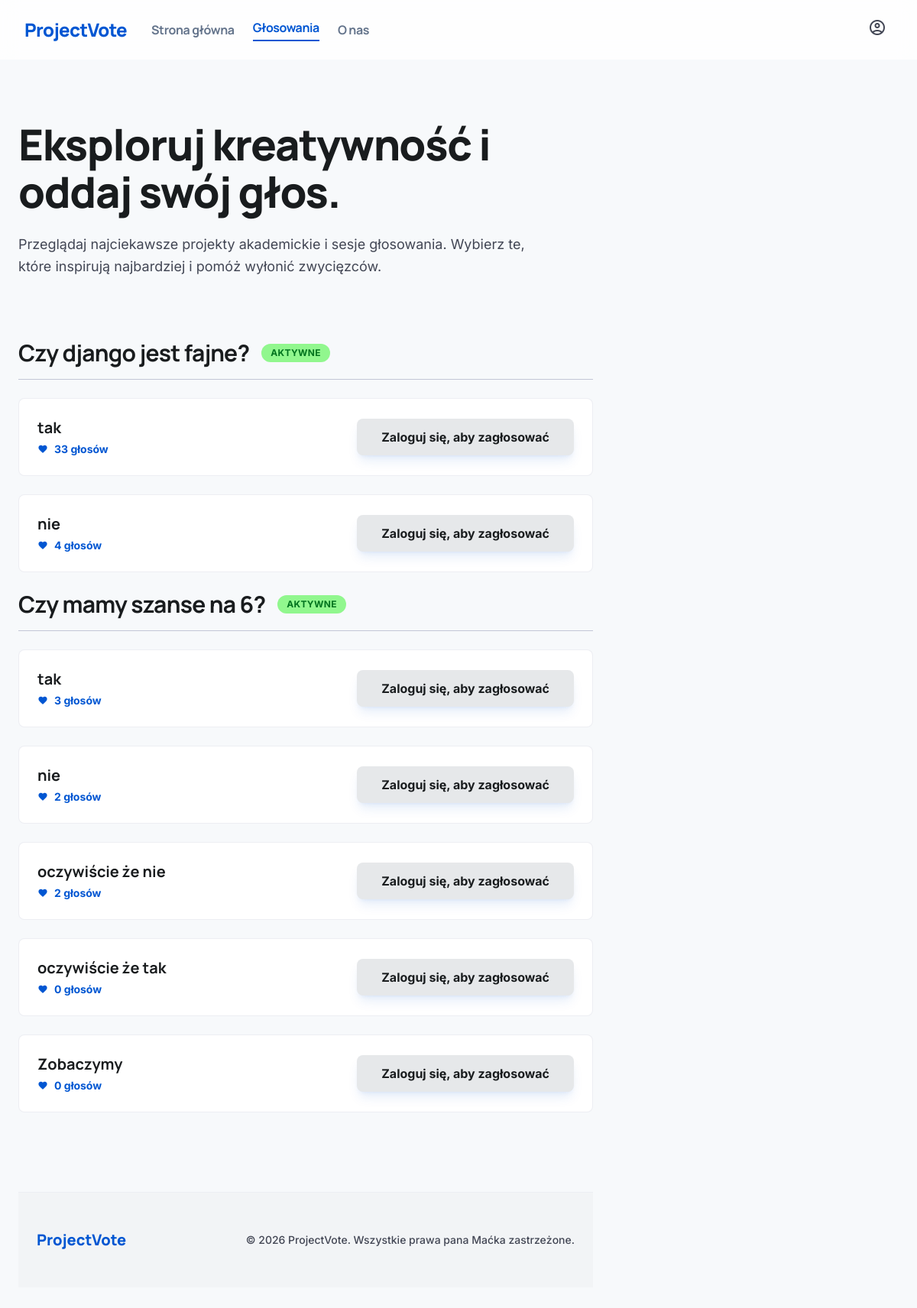
Screenshot of /glosowania/ with the database file from the repository.
### apka/models.py (models this page shows, shortened)
class VotingSession(models.Model):
    name = models.CharField(max_length=100)
    is_active = models.BooleanField(default=True)

class Choice(models.Model):
    session = models.ForeignKey(VotingSession, on_delete=models.CASCADE, related_name="choices")
    text = models.CharField(max_length=100)
    votes = models.IntegerField(default=0)

### apka/views.py (the view)
# urls.py: path('glosowania/', views.glosowania, name='glosowania'),
def glosowania(request):
    sessions = VotingSession.objects.prefetch_related('choices').all()
    voted_session_ids = []
    if request.user.is_authenticated:
        voted_session_ids = list(Vote.objects.filter(user=request.user).values_list('session_id', flat=True))
    return render(request, 'glosowania.html', {
        'sessions': sessions,
        'voted_session_ids': voted_session_ids,
    })

### templates/glosowania.html (shortened to what this page needs)
{% extends "base.html" %}
{% block navigation %}
<a class="text-slate-500 dark:text-slate-400 hover:text-primary font-['Manrope'] font-bold tracking-tight transition-colors duration-200" href="/home">Strona główna</a>
<a class="text-primary dark:text-blue-400 border-b-2 border-primary pb-1 font-['Manrope'] font-bold tracking-tight" href="#">Głosowania</a>
<a class="text-slate-500 dark:text-slate-400 hover:text-primary font-['Manrope'] font-bold tracking-tight transition-colors duration-200" href="/onas">O nas</a>
{% endblock %}
{% block body %}
<main class="flex-grow max-w-7xl mx-auto w-full px-6 py-12 md:py-20">
<section class="mb-20">
<div class="max-w-3xl">
<h1 class="text-editorial-lg font-extrabold text-on-surface mb-6 tracking-tight">Eksploruj kreatywność i oddaj swój głos.</h1>
<p class="text-on-surface-variant text-lg leading-relaxed max-w-2xl">
                    Przeglądaj najciekawsze projekty akademickie i sesje głosowania. Wybierz te, które inspirują najbardziej i pomóż wyłonić zwycięzców.
                </p>
</div>
</section>
<div class="grid grid-cols-1 lg:grid-cols-12 gap-12 items-start">
<div class="lg:col-span-8 space-y-12">
{% for session in sessions %}
    <section class="space-y-6">
        <div class="flex justify-between items-end border-b border-outline-variant pb-4">
        <div class="flex items-center gap-4">
        <h2 class="text-3xl font-bold tracking-tight">{{ session.name }}</h2>
        {% if session.is_active %}
            <span class="bg-secondary-container text-on-secondary-container px-3 py-1 rounded-full text-xs font-bold tracking-wide uppercase">Aktywne</span>
        {% else %}
            <span class="bg-surface-variant text-on-surface-variant px-3 py-1 rounded-full text-xs font-bold tracking-wide uppercase">Zakończone</span>
        {% endif %}
        </div>
        </div>
        <div class="grid gap-6">
        {% for choice in session.choices.all %}
                <article class="bg-surface-container-lowest rounded-xl p-6 transition-all duration-300 hover:shadow-[0_12px_32px_-4px_rgba(25,28,30,0.06)] border border-outline-variant/30">
                <div class="flex items-center justify-between">
                <div class="flex-grow">
                <h3 class="text-xl font-bold text-on-surface mb-1">{{ choice.text }}</h3>
                <div class="flex items-center gap-2">
                {% if session.is_active %}
                    <span class="material-symbols-outlined text-primary text-sm" style="font-variation-settings: 'FILL' 1;">favorite</span>
                    <span class="text-sm font-bold text-primary">{{ choice.votes }} głosów</span>
                    </div>
                    </div>
                    {% if user.is_authenticated %}
                        {% if session.id not in voted_session_ids %}
                            <a href="{% url 'vote' choice.id %}">
                                <button class="bg-primary text-on-primary px-8 py-3 rounded-xl font-bold hover:opacity-90 transition-all duration-150 active:scale-95 shadow-lg shadow-primary/20">
                                    Głosuj
                                </button>
                            </a>
                        {% else %}
                            <span class="text-sm font-semibold text-secondary">Już oddałeś głos w tej sesji</span>
                        {% endif %}
                    {% else %}
                        <a href="/login">
                            <button class="bg-surface-container-high text-on-surface px-8 py-3 rounded-xl font-bold hover:opacity-90 transition-all duration-150 active:scale-95 shadow-lg shadow-primary/10">
                                Zaloguj się, aby zagłosować
                            </button>
                        </a>
                    {% endif %}
                {% else %}
                    <span class="material-symbols-outlined text-on-surface-variant text-sm">favorite</span>
                    <span class="text-sm font-bold text-on-surface-variant">{{ choice.votes }} głosów</span>
                    </div>
                    </div>
                {% endif %}
                </article>
        {% endfor %}
{% endfor %}
</div>
</section>
{% endblock %}

### templates/base.html (shortened to what this page needs)
<!DOCTYPE html>
<html class="light" lang="pl"><head>
<script src="https://cdn.tailwindcss.com?plugins=forms,container-queries"></script>
<script id="tailwind-config">
        tailwind.config = {
            darkMode: "class",
            theme: {
                extend: {
                    colors: {
                        "primary": "#0056D2",
                        "surface-dim": "#d8dadc",
                        "on-error-container": "#93000a",
                        "tertiary-container": "#a93802",
                        "on-tertiary-fixed-variant": "#812800",
                        "on-secondary-fixed-variant": "#005313",
                        "secondary-fixed-dim": "#78dc77",
                        "on-secondary": "#ffffff",
                        "surface-bright": "#f7f9fb",
                        "on-surface": "#191c1e",
                        "inverse-on-surface": "#eff1f3",
                        "on-background": "#191c1e",
                        "tertiary-fixed": "#ffdbcf",
                        "on-primary-fixed": "#001847",
                        "surface-variant": "#e0e3e5",
                        "on-secondary-fixed": "#002204",
                        "on-tertiary-fixed": "#380d00",
                        "inverse-surface": "#2d3133",
                        "primary-fixed-dim": "#b2c5ff",
                        "surface": "#f7f9fb",
                        "on-primary-fixed-variant": "#0040a1",
                        "surface-container-high": "#e6e8ea",
                        "surface-container-lowest": "#ffffff",
                        "secondary-container": "#91f78e",
                        "on-secondary-container": "#00731e",
                        "on-primary-container": "#ccd8ff",
                        "secondary-fixed": "#94f990",
                        "primary-container": "#0056d2",
                        "surface-container-highest": "#e0e3e5",
                        "on-tertiary": "#ffffff",
                        "secondary": "#006e1c",
                        "tertiary": "#822800",
                        "on-error": "#ffffff",
                        "primary-fixed": "#dae2ff",
                        "surface-container": "#eceef0",
                        "surface-container-low": "#f2f4f6",
                        "on-tertiary-container": "#ffcebd",
                        "tertiary-fixed-dim": "#ffb59b",
                        "on-primary": "#ffffff",
                        "outline": "#737785",
                        "background": "#f7f9fb",
                        "error-container": "#ffdad6",
                        "inverse-primary": "#b2c5ff",
                        "surface-tint": "#0056d2",
                        "on-surface-variant": "#424654",
                        "error": "#ba1a1a",
                        "outline-variant": "#c3c6d6"
                    },
                    fontFamily: {
                        "headline": ["Manrope"],
                        "body": ["Inter"],
                        "label": ["Inter"]
                    },
                    borderRadius: {
                        "DEFAULT": "0.125rem",
                        "lg": "0.25rem",
                        "xl": "0.5rem",
                        "full": "0.75rem"
                    },
                },
            },
        }
    </script>
</head>
<body class="text-on-surface bg-surface min-h-screen flex flex-col">
<header class="bg-white/80 dark:bg-slate-900/80 backdrop-blur-md sticky top-0 z-50 flex justify-between items-center px-8 py-4 max-w-full">
<div class="flex items-center gap-8">
<div class="text-2xl font-black text-primary dark:text-blue-400 font-['Manrope'] tracking-tight">ProjectVote</div>
    <nav class="hidden md:flex items-center gap-6">
        {% block navigation %}{% endblock %}
    </nav>
</div>
<div class="flex items-center gap-4">
<a href="/login">
    <button class="p-2 rounded-full hover:bg-slate-50 dark:hover:bg-slate-800 transition-colors duration-200">
    <span class="material-symbols-outlined text-on-surface-variant">account_circle</span>
    </button>
</a>
</div>
</header>
    {% block body %}{% endblock %}
<footer class="hidden md:block py-12 bg-surface-container-low border-t border-outline-variant/10 mt-20">
<div class="max-w-7xl mx-auto px-6 flex justify-between items-center">
<div class="text-xl font-black text-primary font-headline">ProjectVote</div>
<div class="text-sm text-on-surface-variant font-medium">
                © 2026 ProjectVote. Wszystkie prawa pana Maćka zastrzeżone.
            </div>
</div>
</footer>
</body></html>

### templates/base.html (style rules this page uses)
.material-symbols-outlined { font-variation-settings: 'FILL' 0, 'wght' 400, 'GRAD' 0, 'opsz' 24; }
body { font-family: 'Inter', sans-serif; background-color: #f7f9fb; }
h1, h2, h3, .font-headline { font-family: 'Manrope', sans-serif; }
.text-editorial-lg { font-size: 3.5rem; line-height: 1.1; }

### rows the page displays
VotingSession: name "Czy django jest fajne?", is_active "AKTYWNE"
Choice: text "tak", votes "33"
Choice: text "nie", votes "4"
VotingSession: name "Czy mamy szanse na 6?", is_active "AKTYWNE"
Choice: text "tak", votes "3"
Choice: text "nie", votes "2"
Choice: text "oczywiście że nie", votes "2"
Choice: text "oczywiście że tak", votes "0"
Choice: text "Zobaczymy", votes "0"
